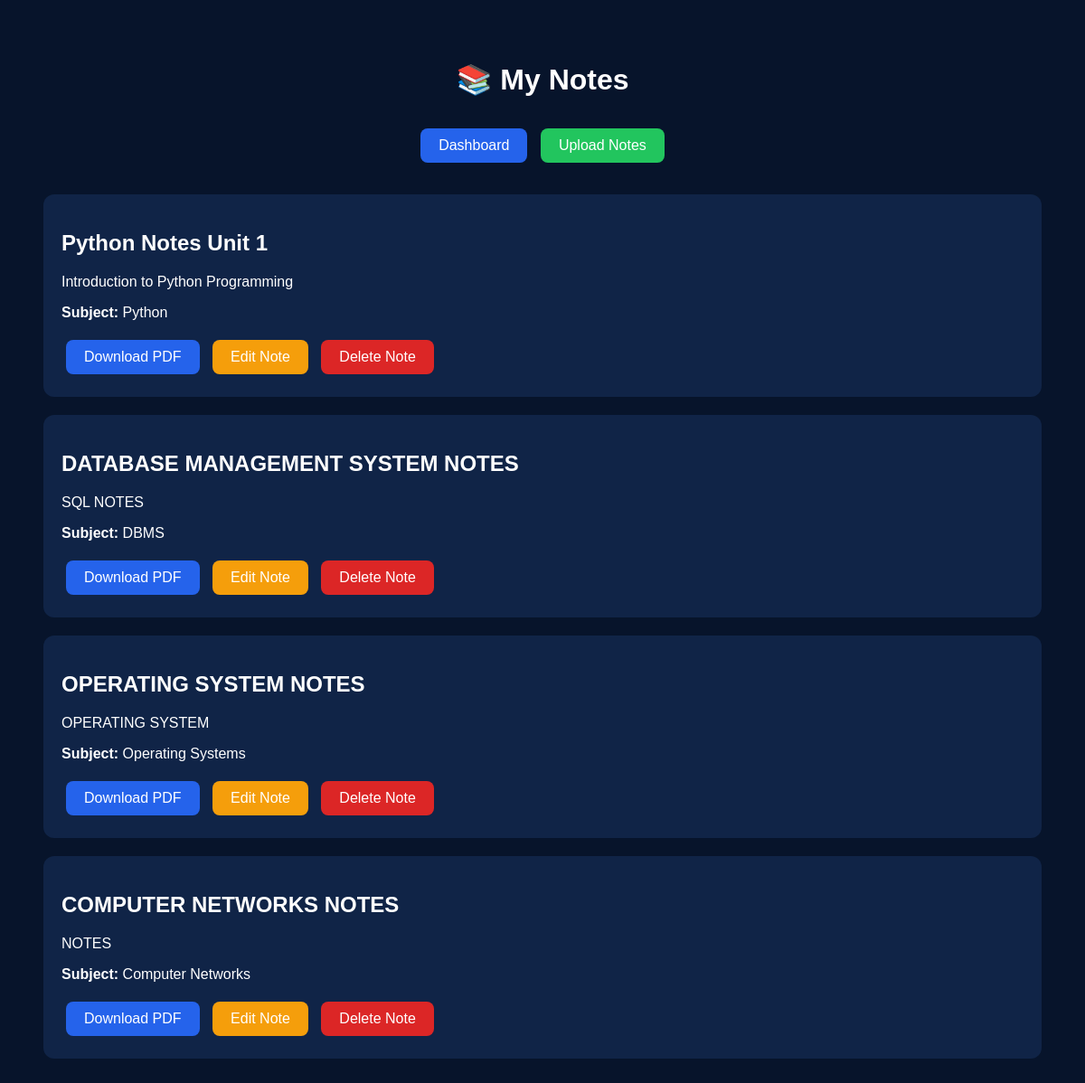
Screenshot of /my-notes/ (signed in) with the database file from the repository.
### notes/models.py (models this page shows, shortened)
class Note(models.Model):
    title = models.CharField(max_length=200)
    description = models.TextField()
    subject = models.ForeignKey(Subject,on_delete=models.CASCADE)
    pdf = models.FileField(upload_to='notes/')
    uploaded_by = models.ForeignKey(User,on_delete=models.CASCADE)
    uploaded_at = models.DateTimeField(auto_now_add=True)

class Subject(models.Model):
    name = models.CharField(max_length=100)
    def __str__(self):
        return self.name

### notes/views.py (the view)
@login_required
def my_notes(request):
    notes = Note.objects.filter(
        uploaded_by=request.user
    )
    return render(
        request,
        'notes/my_notes.html',
        {
            'notes': notes
        }
    )

### notes/templates/notes/my_notes.html (shortened to what this page needs)
<!DOCTYPE html>
<html>
<head>
</head>
<body>
<h1>📚 My Notes</h1>
<div class="top-buttons">
    <a href="/dashboard/" class="btn dashboard">
        Dashboard
    </a>
    <a href="/upload/" class="btn upload">
        Upload Notes
    </a>
</div>
{% for note in notes %}
<div class="card">
    <h2>{{ note.title }}</h2>
    <p>{{ note.description }}</p>
    <p>
        <strong>Subject:</strong>
        {{ note.subject }}
    </p>
    <a href="{{ note.pdf.url }}"
       class="btn download">
       Download PDF
    </a>
    <a href="/edit/{{ note.id }}/"
       class="btn edit">
       Edit Note
    </a>
    <a href="/delete/{{ note.id }}/"
       class="btn delete">
       Delete Note
    </a>
</div>
{% empty %}
<div class="card">
    <h3>No Notes Uploaded Yet</h3>
</div>
{% endfor %}
</body>
</html>

### notes/templates/notes/my_notes.html (style rules this page uses)
body { font-family:Arial,sans-serif; background:#07142b; color:white; padding:40px; }
h1 { text-align:center; margin-bottom:30px; }
.top-buttons { text-align:center; margin-bottom:30px; }
.btn { text-decoration:none; color:white; padding:10px 20px; border-radius:8px; margin:5px; display:inline-block; }
.dashboard { background:#2563eb; }
.upload { background:#22c55e; }
.card { background:#102447; padding:20px; margin-bottom:20px; border-radius:12px; }
.download { background:#2563eb; }
.edit { background:#f59e0b; }
.delete { background:#dc2626; }

### rows the page displays
Note: title "Python Notes Unit 1", description "Introduction to Python Programming", subject "Python"
Note: title "DATABASE MANAGEMENT SYSTEM NOTES", description "SQL NOTES", subject "DBMS"
Note: title "OPERATING SYSTEM NOTES", description "OPERATING SYSTEM", subject "Operating Systems"
Note: title "COMPUTER NETWORKS NOTES", description "NOTES", subject "Computer Networks"
